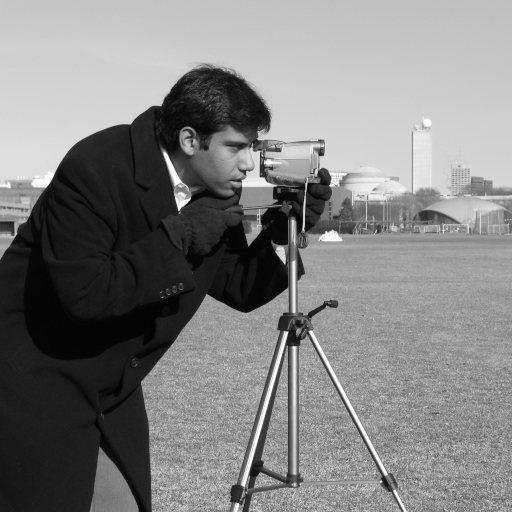
#> input picture skimage.data.camera(), 512 x 512 px
$ jupyter execute 02-Linear_filtering.ipynb   (shell and % lines are left out)
#> lines starting #> are read from the running program, lines starting #| are printed output that depends on the picture
[cell 1]

from IPython.display import HTML,Image,SVG,YouTubeVideo

# Linear filtering

In the previous chapter, the processed value of a pixel was only a function of its orignal value. Here the processed value will also take into account the surrounding pixels as well. We speak about pixel **neighborhood.**

## Neighborhood
Pixel neighborhood is defined by a binary structuring element $B$ having an origin.

[cell 2]
Image('../data/b.png')

For a specific pixel (the gray one below), the neighborhood defined by $B$ ...

[cell 3]
Image('../data/b1.png')

is the ensemble of pixels belonging to $B$ when its origin is moved on the pixel of interest.

[cell 4]
Image('../data/b2.png')

Structuring elements can have any size and shape. Often the size of the structuring element will directly impact the process and also the processing time.

The previous element is known as the 4-neighbors.

Common structuring element are:

[cell 5]
Image('../data/b3.png')

the upper right is known as the 8-neighbors, we understand why...

One also use bigger element, such as disk with a bigger radious such as:

[cell 6]
from skimage.morphology import disk
import numpy as np
import matplotlib.pyplot as plt
from matplotlib import cm
from skimage.data import camera
plt.style.use('ggplot')
plt.imshow(disk(4))
#> (this line was passed over: IPython is not available in this run)
plt.show()

Question:
* What happens close to the borders ?

[cell 7]
Image('../data/b5.png')

Because the neighboorhood is not defined when one pixel of $B$ is outside the image, only the innerpart of the image can by processed by a structuring element.

[cell 8]
Image('../data/b6.png')

## Local processing
A first local process we can do using a structuring element is a weighted sum of the pixels value inside the neighborhood.

We associate, with each element of the structuring element, a weight.

This is also known as the convolution of the image with the structuring element.

[cell 9]
Image('../data/conv1.png')

Let's have a look on a real example ... the cameraman, we apply the mean filter which is basically the sum of the pixels inside the structuring element, divided by the number of pixels of the structuring element.

[cell 10]
from skimage.morphology import disk
from skimage.data import camera
from skimage.filters.rank import mean
def compare(f,g,roi=None):
    plt.figure(figsize=[10,10])
    plt.subplot(1,2,1)
    plt.imshow(f,cmap=plt.cm.gray)
    plt.gca().invert_yaxis()
    plt.subplot(1,2,2)
    plt.imshow(g,cmap=plt.cm.gray)
    plt.gca().invert_yaxis()
    if roi is not None:
        f = f[roi[0]:roi[1],roi[2]:roi[3]]
        g = g[roi[0]:roi[1],roi[2]:roi[3]]
        plt.figure(figsize=[10,10])
        plt.subplot(1,2,1)
        plt.imshow(f,cmap=plt.cm.gray)
        plt.gca().invert_yaxis()
        plt.subplot(1,2,2)
        plt.imshow(g,cmap=plt.cm.gray)
        plt.gca().invert_yaxis()
g = camera()[-1:2:-1,::2]
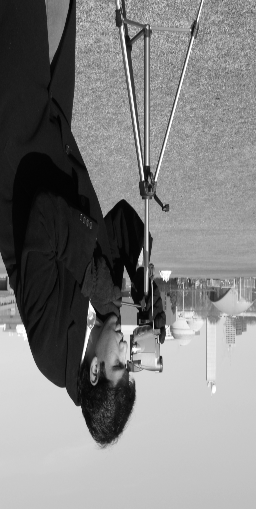
#> g: shape (509, 256); min 0, max 255, mean 128.6
f = mean(g,disk(1))
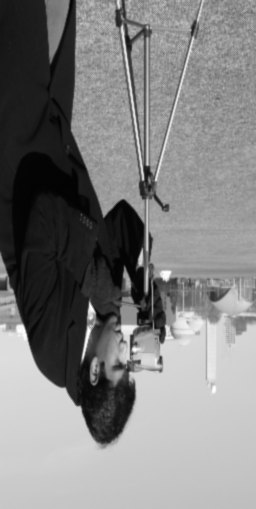
#> f: shape (509, 256); min 2, max 255, mean 128.2

compare(f,g,roi=[350,400,100,150])
